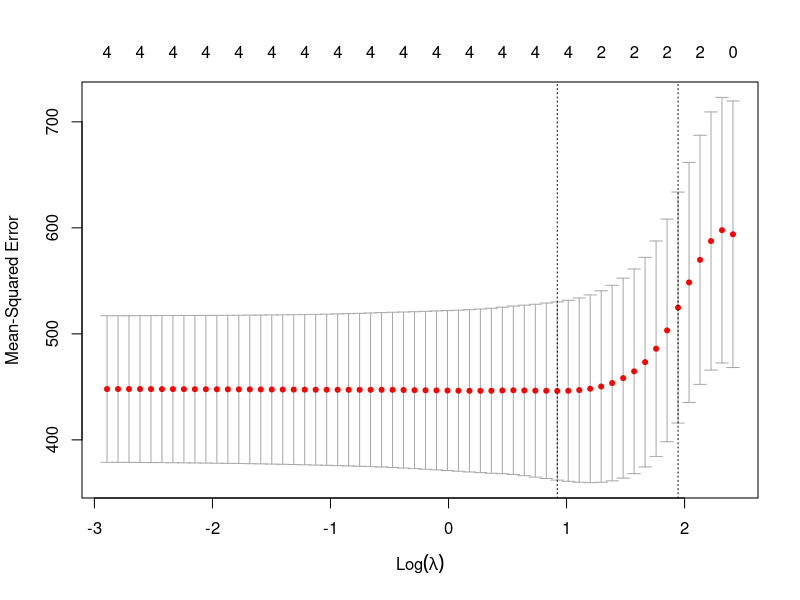

Recreate this plot in R. (Note: this script raises an error after producing the figure.)
#lasso regression
library(glmnet)

comp=read.csv("CompletionRate.csv")
dt=subset(comp,select = c(reg,develop,cat,
                          Total.Point.estimate,Children.without.functional.difficulties.Point.estimate,
                          Children.with.functional.difficulties.Point.estimate,Time.period))
str(dt)

y <- dt$Children.without.functional.difficulties.Point.estimate

x <- data.matrix(dt[, c('reg', 'develop', 'cat','Time.period')])


#perform k-fold cross-validation to find optimal lambda value
cv_model <- cv.glmnet(x, y, alpha = 1)

#find optimal lambda value that minimizes test MSE
best_lambda <- cv_model$lambda.min
best_lambda

plot(cv_model)

#find coefficients of best model
best_model <- glmnet(x, y, alpha = 1, lambda = best_lambda)
coef(best_model)

#use fitted best model to make predictions
y_predicted <- predict(best_model, s = best_lambda, newx = x)

#find SST and SSE
sst <- sum((y - mean(y))^2)
sse <- sum((y_predicted - y)^2)

#find R-Squared
rsq <- 1 - sse/sst
rsq
#0.3958254
hey=as.numeric(y_predicted)
preds <- data.frame(cbind(actuals=dt$Children.with.functional.difficulties.Point.estimate, predicteds=hey))

mse = mean((preds$actuals - preds$predicteds)^2)
mae = MAE(preds$actuals, preds$predicteds)
rmse = RMSE(preds$actuals, preds$predicteds)
cat("MSE: ", mse, "MAE: ", mae, " RMSE: ", rmse)
#MSE:  412.0028 MAE:  16.39756  RMSE:  20.29785

x = 1:length(preds$actuals)
plot(x, preds$actuals, col = "red", type = "l", lwd=2,
     main = "anar lg data prediction")
lines(x, preds$predicteds, col = "blue", lwd=2)
legend("topright",  legend = c("original", "predicted"), 
       fill = c("red", "blue"), col = 2:3,  adj = c(0, 0.6))
grid()
cor(preds)
#               actuals predicteds
# actuals    1.0000000  0.7494654
# predicteds 0.7494654  1.0000000